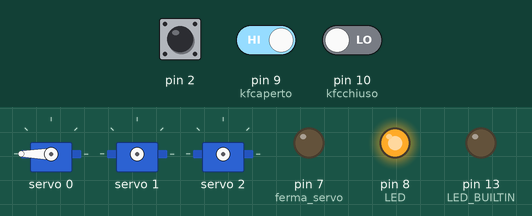
A sketch run on a simulated Arduino Uno, built with avr-gcc and run on an emulated ATmega328P. Parts: 3 × servo, output pins drawn as LEDs (lit = HIGH). The inputs (shaded band) are chosen by the test bench; at power-on: pin 10 (kfcchiuso) LOW, pin 9 (kfcaperto) HIGH, pin 2 LOW. The sensor or clock chip raises its interrupt line as the real part does; what the sketch prints to the serial monitor is not drawn.

Above: at 3.0 s.
3.1 s: pin 10 (kfcchiuso) driven HIGH
At 5.7 s:
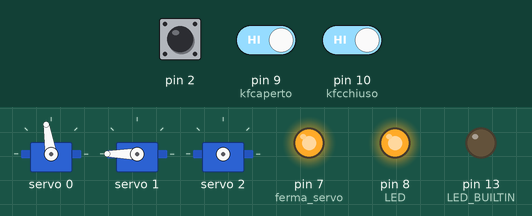
6.1 s: pin 9 (kfcaperto) driven LOW
At 7.3 s:
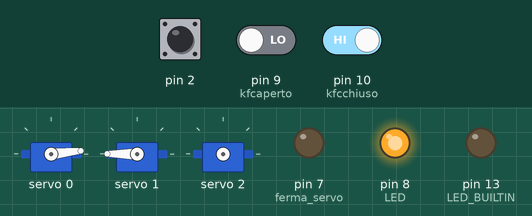
7.8 s: pin 9 (kfcaperto) driven HIGH
At 9.0 s:
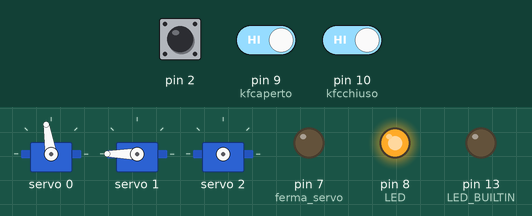
10.8 s: pin 10 (kfcchiuso) driven LOW
At 12.2 s:
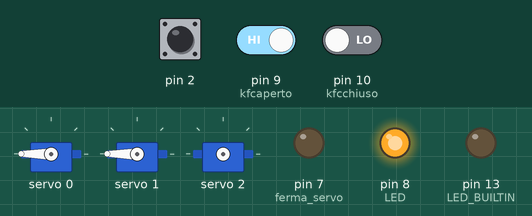
12.7 s: pin 10 (kfcchiuso) driven HIGH
At 20.58 s:
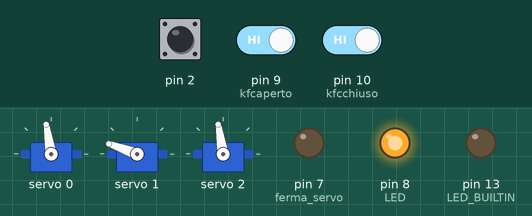
21.7 s: pin 9 (kfcaperto) driven LOW
At 24.7 s:
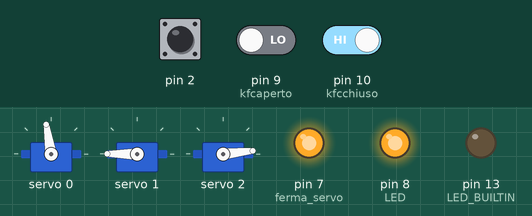
Timing chart, 0 to 27.6 s (numbered marks = the images above; inputs shaded):
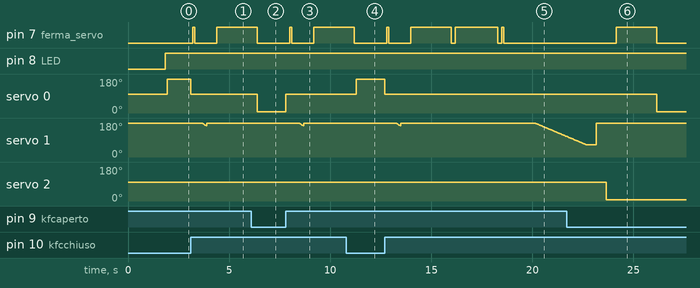

Measured:
- after the input at 3.1 s, pin 7 (ferma_servo): LOW → HIGH after 0.10 s, → LOW 0.10 s later, → HIGH 1.1 s later; servo 0: 180° → 99° at once
- after the input at 6.1 s, pin 7 (ferma_servo): goes on until 6.4 s, then stays LOW; servo 0: 99° → 6° after 0.29 s; servo 1: stops changing and stays 180°
- after the input at 7.8 s, pin 7 (ferma_servo): LOW → HIGH after 0.20 s, → LOW 0.10 s later, → HIGH 1.1 s later; servo 0: 6° → 99° at once
- after the input at 10.8 s, pin 7 (ferma_servo): goes on until 11.2 s, then stays LOW; servo 0: 99° → 180° after 0.49 s; servo 1: stops changing and stays 180°
- after the input at 12.7 s, pin 7 (ferma_servo): LOW → HIGH after 0.10 s, → LOW 0.10 s later, → HIGH 1.1 s later, → LOW 2.0 s later, … (8 changes in this stretch); servo 0: 180° → 99° at once
- after the input at 21.7 s, pin 7 (ferma_servo): goes on until 26.2 s, then stays LOW; servo 0: 99° → 6° after 4.5 s

The sketch:

code_4_raspberry_master.ino
```cpp
//======================================================================
//                         ATTENZIONE ATTENZIONE
//    Per avviare il robot collegare raspberry e arduino assieme tramite
//    seriale.
//    Alimentare arduino e raspberry contemporaneamente.
//    Il robot inizia la gara quando raspberry invia il comando "j" ad
//    arduino.
//======================================================================

//include librerie
#include "twoSteppers.h"  // Stepper ruote
#include "lidar.h"
#include <Adafruit_PWMServoDriver.h>
#include <Servo.h>
#include <Wire.h>

// Oggetti
Robot robot = Robot();                                      // Dichiaro oggetto robot (gestione stepper)
Lidar lidar = Lidar();                                      // Dichiaro oggetto Lidar
Adafruit_PWMServoDriver servo = Adafruit_PWMServoDriver();  // Dichiaro oggetto driver

// Prototipi funzioni comunicazione
String ricevi();
void invia(String line);
void blink(int pin);

// Prototipi funzioni servo
void servo_set();
void apri_L();
void chiudi_L();
void apri_leva();
void chiudi_leva();

// Prototipi funzioni percorso
void inizio();
void avanza();
void raccogli();
void scarica();
void posiziona(int numero_blocchi);
float converti(int angolo);

// PINS
#define ferma_servo 7  // Interrompi corrente
#define kfcaperto 9    // Fine corsa per L aperta
#define kfcchiuso 10   // Fine corsa per L chiusa
#define LED 8          // LED pin

int blocchi_raccolti = 0;

void setup() {
  Serial.begin(9600);
  // Inizializzazione comunicazione I2C gyro e servo
  robot.set();
  servo_set();

  // Dichiarazione pins
  pinMode(kfcchiuso, INPUT);
  pinMode(kfcaperto, INPUT);
  pinMode(ferma_servo, OUTPUT);
  pinMode(LED_BUILTIN, OUTPUT);
  pinMode(LED, OUTPUT);

  delay(1000);
}


void loop() {

  digitalWrite(LED, LOW);
  //String comando = ricevi();
  String comando = "j";
  if (comando == "j") {
    digitalWrite(LED, HIGH);

    // Nuovo loop
    while (true) {

      //apri_leva();
      apri_L();
      //chiudi_leva();
      chiudi_L();
      //apri_leva();
      blocchi_raccolti++;
      delay(100);
      posiziona(blocchi_raccolti);

      if (blocchi_raccolti == 5) {
        scarica();
      }

      delay(2000);
    }
  }
}
```

comunicazione.ino
```cpp
#define t1 50
int dt1, tp1 = 0;
unsigned long i = 0;


String ricevi() {
  while (Serial.available() == 0);  // Attendi che ci siano dati disponibili
  String data = Serial.readStringUntil('\n');  // Leggi fino a '\n'
  Serial.println("ok");  // Invia conferma a Raspberry Pi
  return data;
}


void invia(String line) {
  Serial.println(line);  // Invia il messaggio a Raspberry Pi
  while (true) {
    while (Serial.available() > 0) {
      String response = Serial.readStringUntil('\n');
      if (response == "ok") {
        return;  // Esci quando Raspberry Pi conferma la ricezione
      }
    }
  }
}


void blink(int pin) {
  dt1 = millis() - tp1;
  if (dt1 > t1) {
    digitalWrite(pin, (i % 2 == 0) ? HIGH : LOW);
    i++;
    tp1 = millis();
  }
}
```

funzioniPercorso.ino
```cpp
#define velocitaAvanza 400
#define distanzaAvanza 500  //mm
unsigned int avanzaCM = 0;


void inizio() {
}


void avanza() {
  robot.vai(10, velocitaAvanza, "avanti", "off");
  int misuraCM = lidar.misura();

  if (misuraCM < 4) {
    robot.vai(40, velocitaAvanza, "avanti", "off");

    while (true) {

      invia("rileva");
      String colore = ricevi();

      if (colore == "rosso" || colore == "giallo") {
        digitalWrite(LED, HIGH);
        invia("nothing");
        raccogli();
        digitalWrite(LED, LOW);
        delay(50);
      }

      break;
    }

    robot.vai(50, velocitaAvanza, "avanti", "off");
    misuraCM = lidar.misura();
  }
}


void raccogli() {
  delay(100);
  apri_leva();
  delay(500);
  apri_L();
  robot.vai(100, velocitaAvanza, "avanti", "off");
  delay(500);
  chiudi_leva();
  delay(500);
  chiudi_L();
  delay(500);
  apri_leva();
  blocchi_raccolti ++;
  posiziona(blocchi_raccolti);
}
```

lidar.h
```cpp
#ifndef lidar_h //max 11 cm
#define lidar_h

#define pinlidar 11 //pin a cui è collegato il sensore

int16_t tempo; //tempo di volo della luce
int distanza;  //distanza rilevata

class Lidar {

  public:
  Lidar();

  int misura();

};

Lidar::Lidar() {}

int Lidar::misura(){

  tempo = pulseIn(pinlidar, HIGH); //rileva tempo di volo

  if(tempo > 1800 || tempo == 0){     //se intervallo non è ragionevole (1400)
    distanza = 100;
  } else {                            //se intervallo ragionevole
    distanza = (tempo - 1000) * 1/4;  //calcola la distanza (3/4)
    distanza = distanza/10;           //distanza in cm
  }

  return distanza;

}

#endif
```

servo.ino
```cpp
// Direzione per servo sbloccato
#define orario 150
#define fermo 385
#define antiorario 650

// Angoli per servo normali
#define chiuso 150  //0
#define retto 385   //90
#define aperto_inclinatore 500
#define aperto 650  //180

// Servo indirizzi
#define servo_L 0            //pos servo sbloccato che raccoglie blocchi
#define servo_ruota 1        //pos servo che sposta blocchi
#define servo_bodyguard 2    //pos servo che contiene blocchi
#define servo_inclinatore 3  //pos servo piccolo che inclina blocchi

long t0 = 0;
float gradi = 0;

// ========================================================
// ==================== FUNZIONI SERVO ====================
// ========================================================

// Inzializzazione comunicazione
void servo_set() {
  servo.begin();
  servo.setPWMFreq(60);  //da 24 a 1600
  delay(100);
}

float converti(int angolo) {
  gradi = map(angolo, 125, 650, 0, 180);
  return gradi;
}

void apri_L() {
  digitalWrite(ferma_servo, LOW);          //attiva corrente
  while (digitalRead(kfcaperto) == LOW) {  //finché non arrivi in fondo apri L
    servo.setPWM(servo_L, 0, orario);
  }
  servo.setPWM(servo_L, 0, fermo);  //ferma il servo sbloccato
  delay(100);
  digitalWrite(ferma_servo, HIGH);  //blocca corrente
}

void chiudi_L() {
  digitalWrite(ferma_servo, LOW);          //attiva corrente
  while (digitalRead(kfcchiuso) == LOW) {  //finché non arrivi in fondo chiudi L
    servo.setPWM(servo_L, 0, antiorario);
  }
  servo.setPWM(servo_L, 0, fermo);  //ferma il servo sbloccato
  delay(100);
  digitalWrite(ferma_servo, HIGH);  //blocca corrente
}

void chiudi_leva() {
  digitalWrite(ferma_servo, LOW);  //blocca corrente
  servo.setPWM(servo_inclinatore, 0, chiuso);
  delay(100);
  digitalWrite(ferma_servo, HIGH);  //blocca corrente
}

void apri_leva() {
  digitalWrite(ferma_servo, LOW);  //blocca corrente
  servo.setPWM(servo_inclinatore, 0, aperto_inclinatore);
  delay(100);
  digitalWrite(ferma_servo, HIGH);  //blocca corrente
}

void scarica() {
  digitalWrite(ferma_servo, LOW);  //blocca corrente

  servo.setPWM(servo_bodyguard, 0, retto);  //apri paratia
  delay(1000);

  for (i = 650; i >= 300; i--) {
    servo.setPWM(servo_ruota, 0, i);  //scarica
    delay(8);
  }

  delay(500);
  servo.setPWM(servo_ruota, 0, 650);  //chiudi ruota
  delay(500);
  servo.setPWM(servo_bodyguard, 0, chiuso);  //chiudi paratia
  blocchi_raccolti = 0;
  delay(500);

  digitalWrite(ferma_servo, HIGH);  //blocca corrente
}

void posiziona(int numero_blocchi) {
  digitalWrite(ferma_servo, LOW);

  if (numero_blocchi <= 3) {
    for (i = 650; i >= 550; i--) {
      servo.setPWM(servo_ruota, 0, i);  //scarica
      delay(5);
    }
    servo.setPWM(servo_ruota, 0, 650);  //chiudi la ruota
    delay(500);
  }

  digitalWrite(ferma_servo, HIGH);
}
```

Source omitted: twoSteppers.h (25935 bytes)
